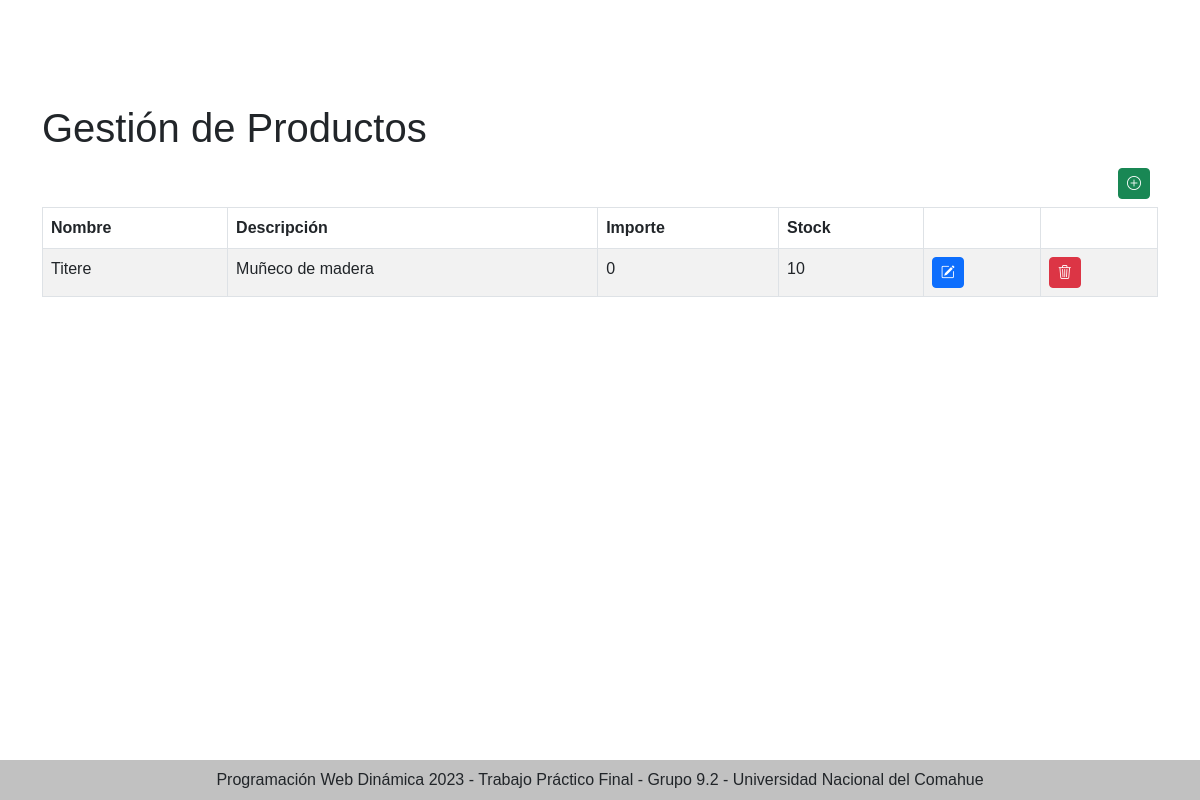
The page /Vista/private/deposito/productos.php (signed in) on the database its author committed.
### tables this page shows
CREATE TABLE `producto` (
  `idproducto` bigint(20) NOT NULL,
  `pronombre` varchar(50) NOT NULL,
  `prodetalle` varchar(512) NOT NULL,
  `proimporte` float NOT NULL DEFAULT 0,
  `proimagen` varchar(100) NOT NULL,
  `procantstock` int(11) NOT NULL
);

### util/funciones.php (called while the page is built, shortened)
<?php
spl_autoload_register(function($class_name) {
    $directorys = array(
        $GLOBALS['ROOT'].'Modelo/',
        $GLOBALS['ROOT'].'Modelo/conector/',
        $GLOBALS['ROOT'].'Control/',
        $GLOBALS['ROOT'].'util/',
        $GLOBALS['ROOT'].'Test/',
    );
}
);
?>

### Modelo/Producto.php (called while the page is built, shortened)
<?php
class Producto {
    private $idproducto;
    private $pronombre;
    private $prodetalle;
    private $procantstock;
    private $proimporte;
    public function __construct(){
        $this->idproducto="";
        $this->pronombre="";
        $this->prodetalle="";
        $this->procantstock="";
        $this->proimporte="";
    }
    public function getIdproducto(){
        return $this->idproducto;
    }
    public function getPronombre(){
        return $this->pronombre;
    }
    public function getProdetalle(){
        return $this->prodetalle;
    }
    public function getProcantstock(){
        return $this->procantstock;
    }
    public function getProimporte(){
        return $this->proimporte;
    }
    public function setIdproducto($valor){
        $this->idproducto = $valor;
    }
    public function setPronombre($valor){
        $this->pronombre = $valor;
    }
    public function setProdetalle($valor){
        $this->prodetalle = $valor;
    }
    public function setProcantstock($valor){
        $this->procantstock = $valor;
    }
    public function setProimporte($valor){
        $this->proimporte= $valor;
    }
    public static function listar($parametro=""){
        $arreglo = array();
        $base=new BaseDatos();
        $sql="SELECT * FROM producto ";
        if ($parametro!="") {
            $sql.='WHERE '.$parametro;
        }
        $res = $base->Ejecutar($sql);
        if($res>-1){
            if($res>0){
                while ($row = $base->Registro()){
                    $obj = new Producto();
                    $obj->setear($row['idproducto'], $row['pronombre'], $row['prodetalle'], $row['procantstock'],$row['proimporte'],$row['proimagen']);
                    array_push($arreglo, $obj);
                }
            }
        } else {
        }
        return $arreglo;
    }
}

### Modelo/conector/BaseDatos.php (called while the page is built, shortened)
<?php
class BaseDatos extends PDO {
  	private $indice;
  	private $resultado;
    public function __construct(){
        $this->indice =0;
    }
    public function setSQL($e){
        return "\n".$this->sql = $e;
    }
    public function Ejecutar($sql){
        if ( stristr($sql,"select")){
            $resp =  $this->EjecutarSelect($sql);
        }
        return $resp;
   }
   private function EjecutarSelect($sql){
       $cant = -1;
       $resultado=parent::query($sql);
       if(!$resultado){
           $this->analizarDebug();
       }else {
          $arregloResult = $resultado->fetchAll();
          $cant = count($arregloResult);
       }
       return $cant;
   }
   public function Registro() {
       $filaActual = false;
       $indiceActual = $this->getIndice();
       if ($indiceActual>=0) {
           $filas = $this->getResultado();
           if($indiceActual<count($filas)){
               $filaActual =  $filas[$indiceActual];
           }else {
               $this->setIndice(-1);
           }
       }
       return $filaActual;
   }
   private function setIndice ($valor){
       $this->indice = $valor;
   }
   private function getIndice (){
       return $this->indice;
   }
   private function setResultado($valor){
       $this->resultado = $valor;
   }
   private function getResultado(){
      return $this->resultado;
   }
}

### Control/AbmProducto.php (called while the page is built, shortened)
<?php
class AbmProducto {
    public function buscar($param){
        $where = " true ";
        $arreglo = Producto::listar($where);
        return $arreglo;
    }
}
?>

### Vista/private/deposito/productos.php (the view, shortened to what this page needs)
<?php
include_once("../../Estructura/head.php");
$objProductos = new AbmProducto();
$listaProductos = $objProductos->buscar(null);
if (count($listaProductos) > 0) {
?>
<div class="container mt-5">
        <h1 style="margin-top: 5%;">Gestión de Productos</h1>
        <a href='agregar_producto.php' class='btn btn-success btn-sm' style="float: right;margin: 8px;"><i class='bi bi-plus-circle'></i></a></p>
        <table class="table table-striped table-bordered">
            <thead class="thead-dark">
                <tr>
                    <th scope="col">Nombre</th>
                    <th scope="col">Descripción</th>
                    <th scope="col">Importe</th>
                    <th scope="col">Stock</th>
                    <th scope="col"></th>
                    <th scope="col"></th>
                </tr>
            </thead>
            <tbody>
                <?php
                foreach ($listaProductos as $producto) {
                    echo "<tr>";
                    echo "<td>".$producto->getPronombre()."</td>";
                    echo "<td>".$producto->getProdetalle()."</td>";
                    echo "<td>".$producto->getProimporte()."</td>";
                    echo "<td>".$producto->getProcantstock()."</td>";
                    echo "<td><a href='actualizar_producto.php?id=".$producto->getIdproducto()."' class='btn btn-primary btn-sm'><i class='bi bi-pencil-square'></i></a></td>";
                    echo "<td><a href='eliminar_producto.php?id=".$producto->getIdproducto()."' class='btn btn-danger btn-sm'><i class='bi bi-trash3'></i></a></td>";
                    echo "</tr>";
                }
                ?>
            </tbody>
        </table>
    </div>
<?php
    }
include_once(ROOT_PATH."Vista/estructura/footer.php");
?>

### Vista/css/estilos.css (style rules this page uses)
html { height: 100%; }
body { display: flex; flex-direction: column; min-height: 100%; margin: 0; padding: 0; font-family: sans-serif; scrollbar-width: none; }

### rows shown on the page
producto: pronombre "Titere", prodetalle "Muñeco de madera", proimporte "0", procantstock "10"
